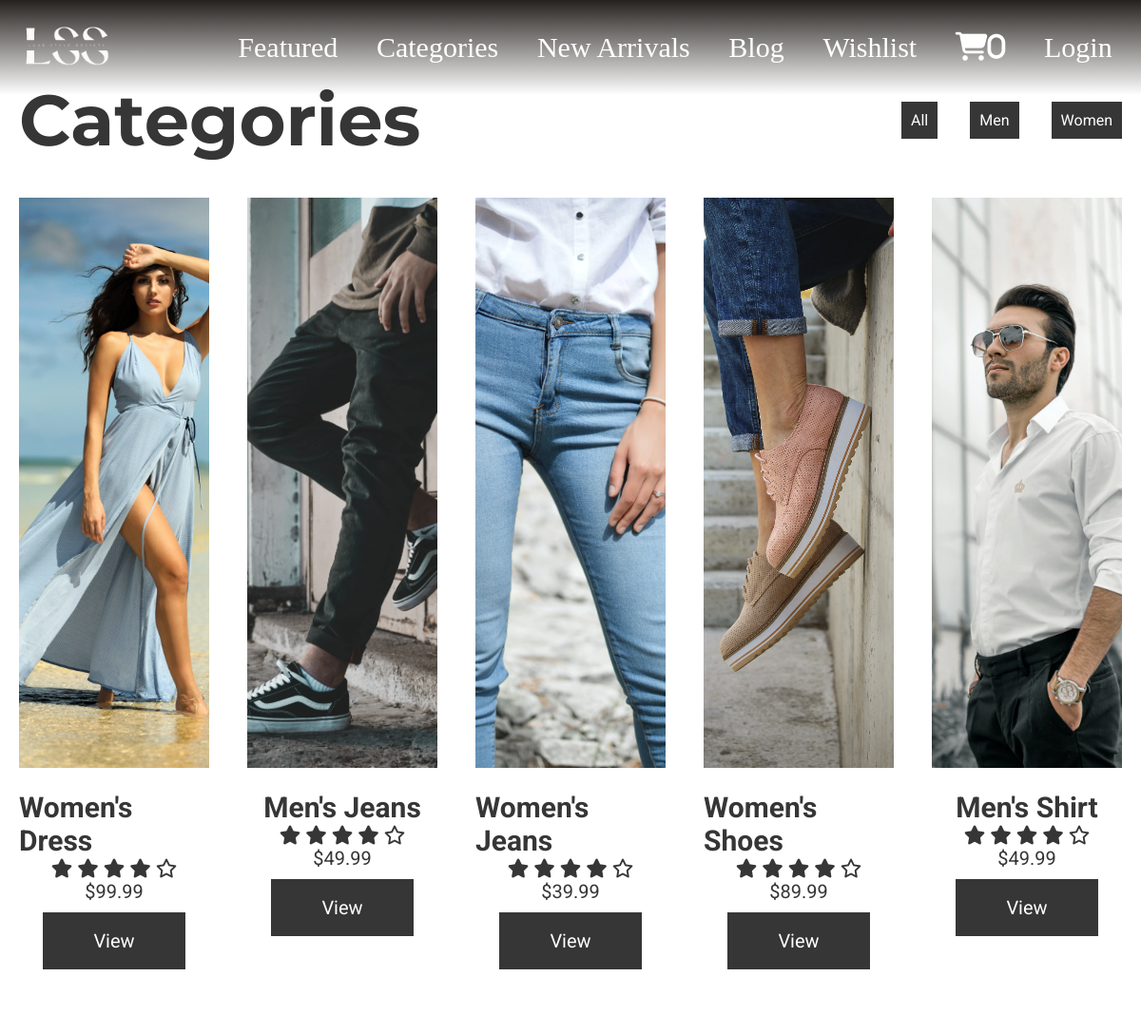
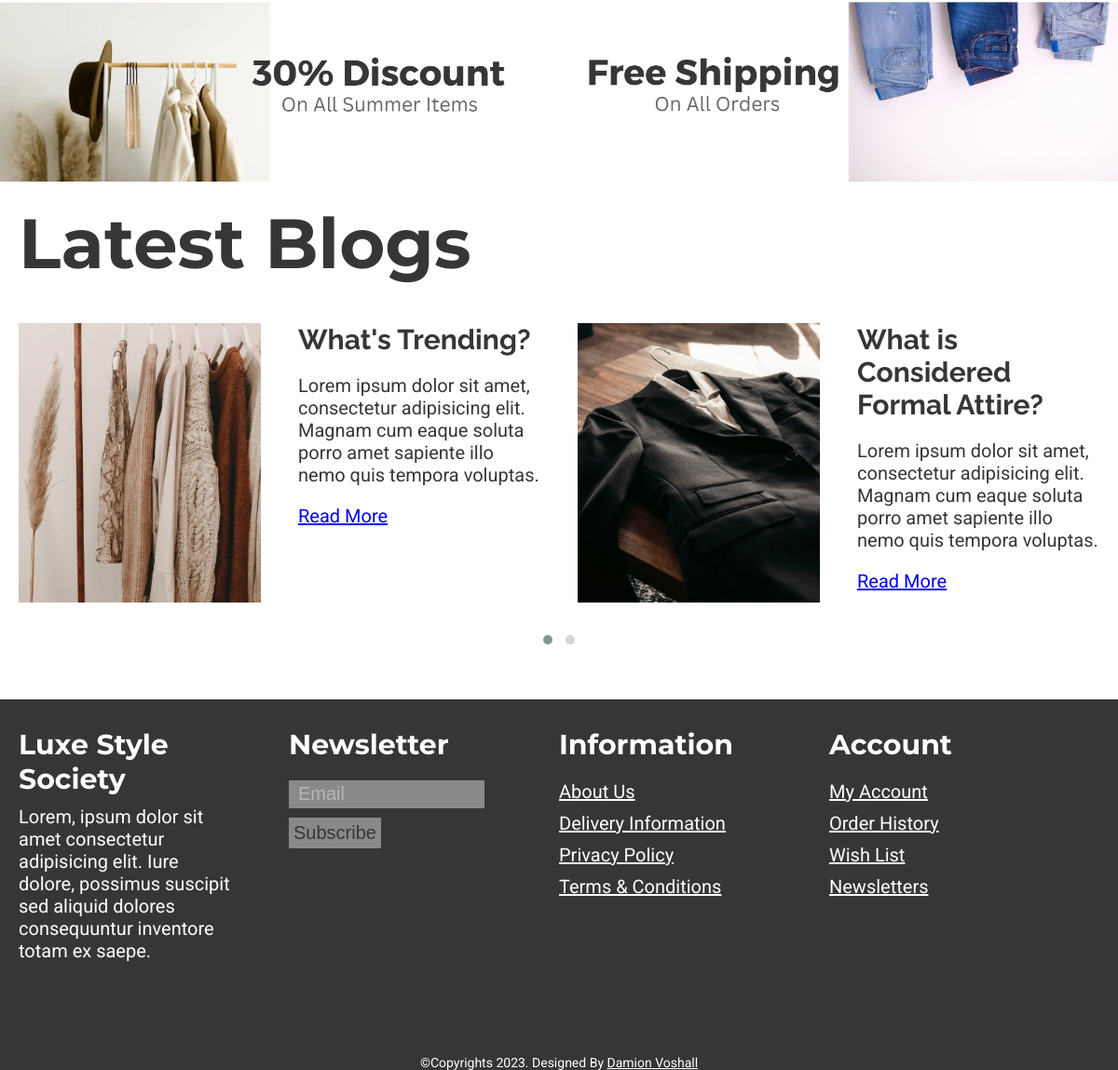
/categories.php, run on the app's committed database (2 pictures, top to bottom).
### tables this page shows
CREATE TABLE `product` (
  `item_id` bigint(20) UNSIGNED NOT NULL,
  `item_name` varchar(255) NOT NULL,
  `item_price` double(10,2) NOT NULL,
  `item_image` varchar(255) NOT NULL,
  `item_register` date NOT NULL,
  `item_category` varchar(200) NOT NULL
);

### categories.php (called while the page is built, shortened)
<?php
    include('header.php');
?>
<?php
        include('template/_featured-categories.php');
?>
<?php
        include('template/_banner-ads.php');
?>
<?php
        include('template/_blogs.php');
?>
<?php
include('footer.php');
?>

### database/Product.php (called while the page is built, shortened)
<?php
class Product
{
    public $db = null;
    public function __construct(DBController $db)
    {
        $this->db = $db;
    }
    public function getData($table = 'product'){
        $allowedTables = ['product', 'wishlist', 'cart', 'user'];
        if (in_array($table, $allowedTables)){
        $result = $this->db->con->query("SELECT * FROM {$table}");
        $resultArray = array();
        while ($item = mysqli_fetch_array($result, MYSQLI_ASSOC)){
            $resultArray[] = $item;
        }
        return $resultArray;
    } else {
        return [];
    }
}
}
?>

### database/DBController.php (called while the page is built, shortened)
<?php
class DBController
{
    protected $host = 'localhost';
    protected $user = 'root';
    protected $password = '';
    protected $database = 'luxe_society';
    public function __construct()
    {
        $this->con = mysqli_connect($this->host,$this->user,$this->password,$this->database);
    }
}
?>

### functions.php (called while the page is built, shortened)
<?php session_start();
    require('database/DBController.php');
    require('database/Product.php');
    $db = new DBController();
    $product = new Product($db);
    $product_shuffle = $product->getData();
    $currentUser = array();
?>

### template/_featured-categories.php (the view)
<?php
  $category = array_map(function($pro){ return $pro['item_category'];}, $product_shuffle);
  $unique = array_unique($category);
  sort($unique);
  shuffle($product_shuffle);
  $in_cart = isset($currentUser) && array_key_exists('user_id', $currentUser) ? $Cart->getCartId($Cart->getCartData($currentUser['user_id'])) : [];
?>
<section id="featured-categories">
        <div class="featured-categories__btn-container">
          <h2 class="font-size-xl font-mont color-primary">
            Categories
          </h2>
          <div id="filters" class="button-group font-size-16">
            <button
              class="btn is-checked color-primary-bg font-size-16 font-roboto"
              data-filter="*"
            >
              All
            </button>
            <?php
              array_map(function($category){
                printf('<button
                class="btn color-primary-bg font-size-16 font-roboto"
                data-filter=".%s"
              >
                %s
              </button>',$category,$category);
              },$unique);
            ?>
          </div>
        </div>
        <div class="grid">
          <?php array_map(function($item) use($in_cart){ ?>
          <div class="grid-item <?php echo $item['item_category'] ?? "category"; ?>">
            <div class="product font-roboto">
              <a href="<?php printf('%s?item_id=%s', 'product.php', $item['item_id']); ?>"
                ><img src="<?php echo $item['item_image'] ?? "./assets/products/dress-shirt.jpg"; ?>" loading="lazy" alt="product1"
              /></a>
              <div class="product-info">
                <h3 class="font-size-lg color-primary"><?php echo $item['item_name'] ?? "Unknown"; ?></h3>
                <div class="font-size-20 color-primary">
                  <span><i class="fas fa-star"></i></span>
                  <span><i class="fas fa-star"></i></span>
                  <span><i class="fas fa-star"></i></span>
                  <span><i class="fas fa-star"></i></span>
                  <span><i class="far fa-star"></i></span>
                </div>
                <div>
                  <span class="font-size-20 color-primary">$<?php echo $item['item_price'] ?? "0"; ?></span>
                </div>
                <div>
                    <?php
                      if(in_array($item['item_id'],$in_cart ?? [])): ?>
                        <a
                        href="<?php printf('%s?item_id=%s', 'product.php', $item['item_id']); ?>"
                        class="font-size-20 product-btn color-secondary-bg"
                      >
                        Added to Cart
                      </a>
                      <?php else: ?>
                        <a
                        href="<?php printf('%s?item_id=%s', 'product.php', $item['item_id']); ?>"
                        name="featured_categories_submit"
                        class="font-size-20 product-btn color-primary-bg"
                      >
                        View
                      </a>
                      <?php endif; ?>
                </div>
              </div>
            </div>
          </div>
          <?php },$product_shuffle) ?>
        </div>
      </section>

### style.css (style rules this page uses)
* { margin: 0; padding: 0; }
button, button:focus { outline: none; box-shadow: none; }
.font-roboto { font-family: "Roboto", sans-serif; }
.font-mont { font-family: "Montserrat", sans-serif; }
.font-size-16 { font-size: 16px; }
.font-size-20 { font-size: 20px; }
.font-size-lg { font-size: 30px; }
.font-size-xl { font-size: 75px; }
.color-primary { color: rgb(54, 54, 54); }
.color-primary-bg { background: rgb(54, 54, 54); }
.grid-item img { width: 200px; height: 400px; object-fit: cover; }
#featured-categories { margin-top: 80px; }
#featured-categories .grid .grid-item { margin: 20px; margin-top: 1rem; width: calc(20% - 40px); }
#featured-categories .grid .grid-item .product { display: flex; flex-direction: column; align-items: center; }
#featured-categories .featured-categories__btn-container { display: flex; justify-content: space-between; margin: 20px; align-items: center; }
#featured-categories .button-group { display: flex; width: 20%; justify-content: space-between; }
#featured-categories .btn { color: white; padding: 10px; border: none; transition: background-color 0.5s ease; }
#featured-categories .grid img { width: 100%; height: 600px; object-fit: cover; transition: transform 0.5s ease; }
#featured-categories .grid .grid-item a { overflow: hidden; }
#featured-categories .product-info { margin-top: 20px; display: flex; flex-direction: column; align-items: center; }
#featured-categories .product-btn { display: block; width: 130px; height: 40px; margin-top: 10px; padding: 10px; border: none; color: white; transition: background-color 0.5s ease; text-decoration: none; text-align: center; line-height: 40px; }

### data on the page
product: item_category "Women", item_image (picture), item_name "Women's Shoes", item_price "89.99"
product: item_image (picture), item_name "Women's Dress", item_price "99.99"
product: item_image (picture), item_name "Men's Jeans", item_price "49.99"
product: item_image (picture), item_name "Women's Jeans", item_price "39.99"
product: item_image (picture), item_name "Men's Shirt", item_price "49.99"

### other printed values
$category "Men"
